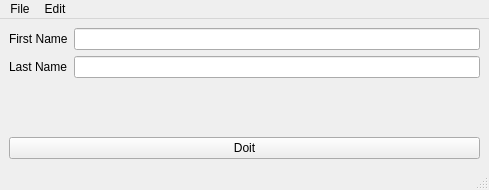
<?xml version="1.0" encoding="UTF-8"?>
<ui version="4.0">
 <class>KaplDemo</class>
 <widget class="QMainWindow" name="KaplDemo">
  <property name="geometry">
   <rect>
    <x>0</x>
    <y>0</y>
    <width>489</width>
    <height>190</height>
   </rect>
  </property>
  <property name="windowTitle">
   <string>KAPL Demo</string>
  </property>
  <widget class="QWidget" name="centralwidget">
   <layout class="QGridLayout" name="gridLayout">
    <item row="0" column="0">
     <layout class="QFormLayout" name="formLayout">
      <item row="0" column="0">
       <widget class="QLabel" name="label">
        <property name="text">
         <string>First Name</string>
        </property>
       </widget>
      </item>
      <item row="0" column="1">
       <widget class="QLineEdit" name="le_firstname">
        <property name="text">
         <string/>
        </property>
       </widget>
      </item>
      <item row="1" column="0">
       <widget class="QLabel" name="label_2">
        <property name="text">
         <string>Last Name</string>
        </property>
       </widget>
      </item>
      <item row="1" column="1">
       <widget class="QLineEdit" name="le_lastname"/>
      </item>
     </layout>
    </item>
    <item row="1" column="0">
     <widget class="QPushButton" name="bt_doit">
      <property name="text">
       <string>Doit</string>
      </property>
     </widget>
    </item>
   </layout>
  </widget>
  <widget class="QMenuBar" name="menubar">
   <property name="geometry">
    <rect>
     <x>0</x>
     <y>0</y>
     <width>489</width>
     <height>22</height>
    </rect>
   </property>
   <widget class="QMenu" name="menuFile">
    <property name="title">
     <string>File</string>
    </property>
    <addaction name="actionQuit"/>
   </widget>
   <widget class="QMenu" name="menuEdit">
    <property name="title">
     <string>Edit</string>
    </property>
    <addaction name="actionCopy"/>
    <addaction name="actionPaste"/>
   </widget>
   <addaction name="menuFile"/>
   <addaction name="menuEdit"/>
  </widget>
  <widget class="QStatusBar" name="statusbar"/>
  <action name="actionCopy">
   <property name="text">
    <string>Copy</string>
   </property>
  </action>
  <action name="actionPaste">
   <property name="text">
    <string>Paste</string>
   </property>
  </action>
  <action name="actionQuit">
   <property name="text">
    <string>Quit</string>
   </property>
  </action>
 </widget>
 <resources/>
 <connections>
  <connection>
   <sender>actionQuit</sender>
   <signal>triggered()</signal>
   <receiver>KaplDemo</receiver>
   <slot>close()</slot>
   <hints>
    <hint type="sourcelabel">
     <x>-1</x>
     <y>-1</y>
    </hint>
    <hint type="destinationlabel">
     <x>244</x>
     <y>94</y>
    </hint>
   </hints>
  </connection>
 </connections>
</ui>
